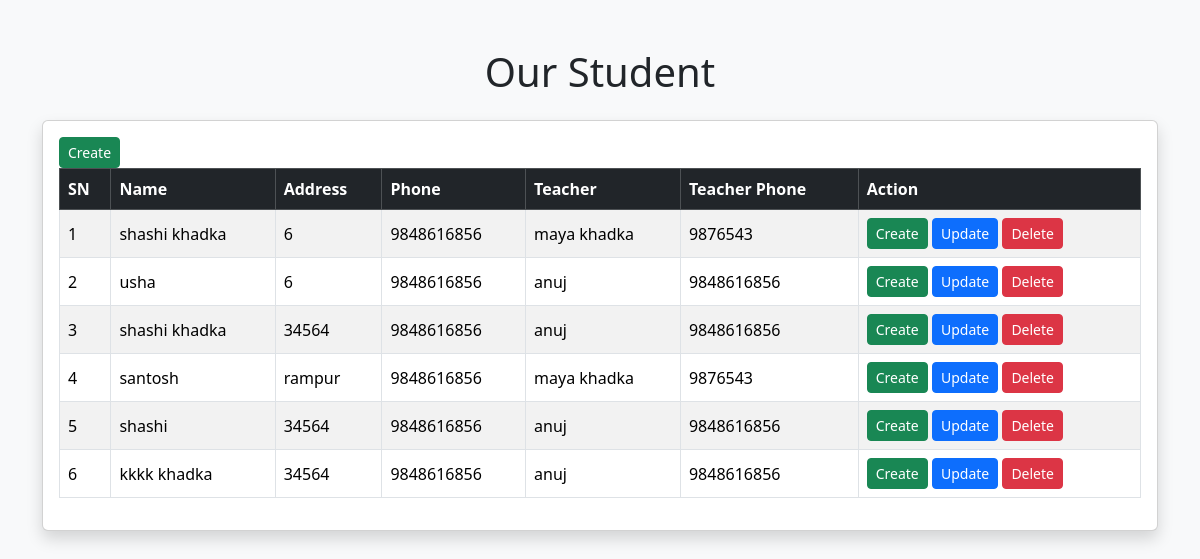
/school/student/list (signed in), run on the app's committed database.
### school/models.py (models this page shows, shortened)
class Student(models.Model):
    class_teacher = models.ForeignKey(
        Teacher, on_delete=models.SET_NULL, null=True, related_name="teacher_student"
    )
    full_name = models.CharField(max_length=80)
    dob = models.DateField()
    email = models.EmailField()
    phone = models.PositiveIntegerField()
    address = models.CharField(max_length=80)
    class Meta:
        db_table = "student"

class Teacher(models.Model):
    full_name = models.CharField(max_length=80)
    dob = models.DateField()
    email = models.EmailField()
    phone = models.PositiveIntegerField()
    address = models.CharField(max_length=80)
    hire_date = models.DateTimeField()
    qualification = models.CharField(max_length=100)
    salary = models.DecimalField(max_digits=10, decimal_places=2)
    class Meta:
        db_table = "teacher"

### school/views.py (the view)
# urls.py: path('student/list',student_list,name="student-list"),
@login_required()
def student_list(request):
    data = Student.objects.all()
    context = {
        "student":data
    }
    return render(request,'student/index.html',context)

### school/templates/student/index.html (shortened to what this page needs)
<!DOCTYPE html>
<html lang="en">
<head>
    <link href="https://cdn.jsdelivr.net/npm/bootstrap@5.3.3/dist/css/bootstrap.min.css" rel="stylesheet">
</head>
<body class="bg-light">
<div class="container mt-5">
    <h1 class="text-center mb-4">Our Student</h1>
    <div class="card shadow">
        <div class="card-body">
           <a href="{% url 'student-create' %}"> <button class="btn btn-success btn-sm">Create</button></a>
            <div class="table-responsive">
                <table class="table table-bordered table-hover table-striped align-middle">
                    <thead class="table-dark">
                        <tr>
                            <th>SN</th>
                            <th>Name</th>
                            <th>Address</th>
                            <th>Phone</th>
                            <th> Teacher </th>
                            <th> Teacher Phone </th>
                            <th>Action</th>
                        </tr>
                    </thead>
                    <tbody>
                        {% for i in student %}
                        <tr>
                            <td>{{ forloop.counter }}</td>
                            <td>{{ i.full_name }}</td>
                            <td>{{ i.address }}</td>
                            <td>{{ i.phone }}</td>
                            <td> {{i.class_teacher.full_name}}</td>
                            <td> {{i.class_teacher.phone}}</td>
                            <td>
                                   <a href="{% url 'student-create' %}"> <button class="btn btn-success btn-sm">Create</button></a>
                                   <a href="{% url 'student-update' i.id %}"> <button class="btn btn-primary btn-sm"> Update </button></a>
                                   <a href="{% url 'student-delete' i.id %}"> <button class="btn btn-danger btn-sm"> Delete </button></a>
                            </td>
                        </tr>
                        {% empty %}
                        <tr>
                            <td colspan="5" class="text-center text-muted">
                                No student found.
                            </td>
                        </tr>
                        {% endfor %}
                    </tbody>
                </table>
            </div>
        </div>
    </div>
</div>
</body>
</html>

### data on the page
Student: full_name "shashi khadka", address "6", phone "9848616856", class_teacher.full_name "maya khadka", class_teacher.phone "9876543"
Student: full_name "usha", address "6", phone "9848616856", class_teacher.full_name "anuj", class_teacher.phone "9848616856"
Student: full_name "shashi khadka", address "34564", phone "9848616856", class_teacher.full_name "anuj", class_teacher.phone "9848616856"
Student: full_name "santosh", address "rampur", phone "9848616856", class_teacher.full_name "maya khadka", class_teacher.phone "9876543"
Student: full_name "shashi", address "34564", phone "9848616856", class_teacher.full_name "anuj", class_teacher.phone "9848616856"
Student: full_name "kkkk khadka", address "34564", phone "9848616856", class_teacher.full_name "anuj", class_teacher.phone "9848616856"
